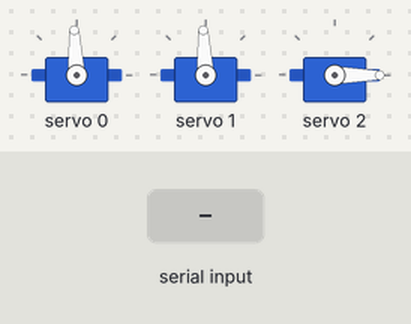
Recording of a sketch running on a simulated ESP32. On the bench: 3 × servo. The inputs (shaded band) are chosen by the test bench.

Above: at 1.7 s.
1.8 s: "90,45,200\n" received over Serial
At 2.5 s:
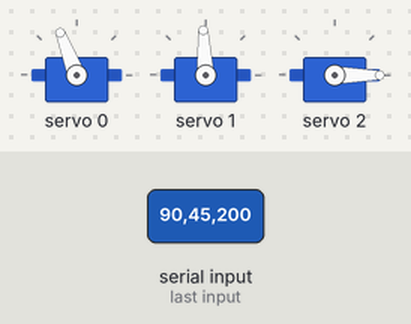
3.3 s: "30,150,10\n" received over Serial
At 3.7 s:
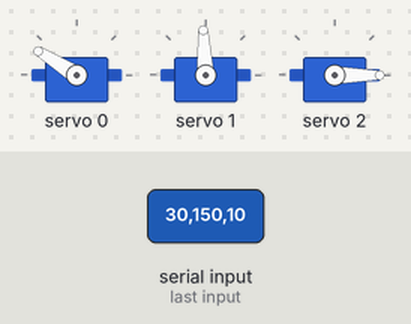
Timing chart, 0 to 6.3 s (numbered marks = the images above; inputs shaded):
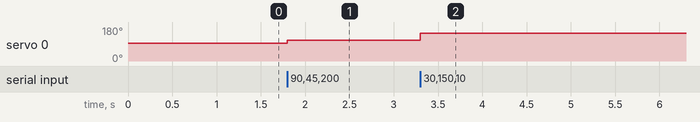

Measured:
- after the input at 1.8 s, servo 0: 93° → 111° at once
- after the input at 3.3 s, servo 0: 111° → 148° at once

The sketch:

Firmware_esp32.ino
```cpp
#include <Wire.h>
#include <Adafruit_PWMServoDriver.h>

// Instancia del controlador driver PCA9685 por bus I2C estándar
Adafruit_PWMServoDriver pwm = Adafruit_PWMServoDriver();

// Constantes físicas del robot SCARA (idénticas a la matriz del informe)
const float L2 = 7.99;
const float L3 = 8.61;

// Calibración sintonizada de microsegundos nominales para los actuadores
// NOTA: Ajusta el offset de calibración física sumando/restando grados AQUÍ
const float OFFSET_BASE_MOTOR = 0.0; // Desfase fino del piñón en grados
const float OFFSET_CODO_MOTOR = 0.0; // Ajuste fino del codo en grados

void setup() {
  // Inicialización de la comunicación serial maestro-esclavo a 115200 bps
  Serial.begin(115200);

  // Inicialización del controlador driver PCA9685 en dirección por defecto 0x40
  pwm.begin();
  pwm.setOscillatorFrequency(27000000);
  pwm.setPWMFreq(50); // Frecuencia de actualización nominal a 50 Hz (período de 20 ms)

  // Mapeo inicial preventivo: Mover el robot a postura de calibración Home seguro
  moverRobotA_Coordenadas(16.60, 0.00, 3.11);
  delay(500);
}

void loop() {
  // Escucha activa y parsing serial asíncrono sin bloqueo de ciclo
  if (Serial.available() > 0) {
    String trama = Serial.readStringUntil('\n');
    trama.trim();

    if (trama.length() > 0) {
      int primerComa = trama.indexOf(',');
      int segundoComa = trama.indexOf(',', primerComa + 1);

      if (primerComa != -1 && segundoComa != -1) {
        // Extracción de componentes numéricos de la cadena serial
        float px = trama.substring(0, primerComa).toFloat();
        float py = trama.substring(primerComa + 1, segundoComa).toFloat();
        float pz = trama.substring(segundoComa + 1).toFloat();

        // Ejecución en vivo de la capa de cálculo cinemático inverso
        moverRobotA_Coordenadas(px, py, pz);
      }
    }
  }
}

void moverRobotA_Coordenadas(float px, float py, float pz) {
  // 1. RESOLUCIÓN DE LA ARTICULACIÓN PRISMÁTICA q3 (Componente vertical matricial)
  if (pz < 0.0) pz = 0.0;
  if (pz > 3.11) pz = 3.11;
  float q3 = 3.11 - pz;

  // 2. RESOLUCIÓN ALGEBRAICA EN PLANO HORIZONTAL (Deducción exacta de las láminas)
  float radio_sq = (px * px) + (py * py);

  float num_th2 = radio_sq - (L2 * L2) - (L3 * L3);
  float den_th2 = 2.0 * L2 * L3;
  float cos_th2 = num_th2 / den_th2;

  // Protección estricta del firmware contra desborde de memoria (NaN / Imaginarios)
  if (cos_th2 > 1.0) cos_th2 = 1.0;
  if (cos_th2 < -1.0) cos_th2 = -1.0;

  // Configuración por defecto: Codo Abajo (Signo algebraico positivo)
  float sin_th2 = sqrt(1.0 - (cos_th2 * cos_th2));
  float theta2 = atan2(sin_th2, cos_th2);

  // Solución analítica para Theta 1
  float num_th1 = py * (L2 + L3 * cos_th2) - px * (L3 * sin_th2);
  float den_th1 = px * (L2 + L3 * cos_th2) + py * (L3 * sin_th2);
  float theta1 = atan2(num_th1, den_th1);

  // Convertir radianes del cálculo matricial a grados decimales prácticos
  float th1_deg = theta1 * 180.0 / M_PI;
  float th2_deg = theta2 * 180.0 / M_PI;

  // 3. CAPA DE POTENCIA Y EJECUCIÓN FÍSICA (SATURACIÓN Y MAPEO PWM)

  // --- ARTICULACIÓN 1: NUEVO MOTOR DE 270 GRADOS ---
  // Rango cinemático [-135, 135] se desvía mediante un offset de +135 a rango positivo [0, 270]
  float th1_positivo = th1_deg + 135.0 + OFFSET_BASE_MOTOR;
  if (th1_positivo < 0.0) th1_positivo = 0.0;
  if (th1_positivo > 270.0) th1_positivo = 270.0;

  // Mapeo lineal exacto sobre el rango total de 270 grados
  int pulsoMicros0 = map(th1_positivo, 0, 270, 500, 2500);
  int pasosPCA0 = (pulsoMicros0 * 4096) / 20000;
  pwm.setPWM(0, 0, pasosPCA0); // Canal 0: Base Física

  // --- ARTICULACIÓN 2: MOTOR DEL CODO DE 180 GRADOS ---
  // Rango cinemático [-90, 90] se desvía mediante un offset de +90 a rango positivo [0, 180]
  float th2_positivo = th2_deg + 90.0 + OFFSET_CODO_MOTOR;
  if (th2_positivo < 0.0) th2_positivo = 0.0;
  if (th2_positivo > 180.0) th2_positivo = 180.0;

  int pulsoMicros1 = map(th2_positivo, 0, 180, 500, 2500);
  int pasosPCA1 = (pulsoMicros1 * 4096) / 20000;
  pwm.setPWM(1, 0, pasosPCA1); // Canal 1: Codo Físico

  // --- ARTICULACIÓN 3: EJE PRISMÁTICO (PIÑÓN-CREMALLERA) ---
  // Carrera lineal mapeada directamente de 0 a 3.11 cm hacia los límites del motor
  if (q3 < 0.0) q3 = 0.0;
  if (q3 > 3.11) q3 = 3.11;

  int pulsoMicros2 = map(q3 * 100.0, 0, 311, 500, 2500); // Conversión a enteros en mm
  int pasosPCA2 = (pulsoMicros2 * 4096) / 20000;
  pwm.setPWM(2, 0, pasosPCA2); // Canal 2: Elevación Lineal
}
```
